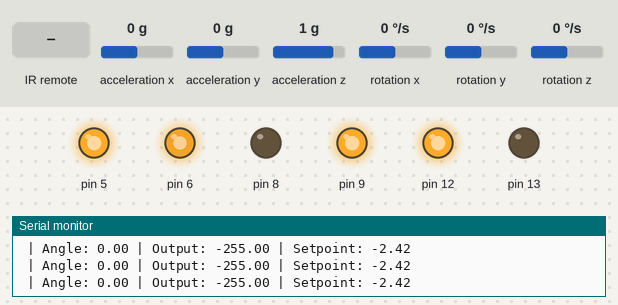
A sketch run on a simulated Arduino Uno, built with avr-gcc and run on an emulated ATmega328P. Parts: output pins drawn as LEDs (lit = HIGH), the last lines printed to the serial monitor. The test bench sets the inputs (shaded band); at power-on: acceleration y 0 g, acceleration x 0 g, acceleration z 1 g, rotation x 0 °/s, rotation y 0 °/s, rotation z 0 °/s.

Above: at 3.2 s.
3.3 s: acceleration y set to -1.4 g
At 4.4 s:
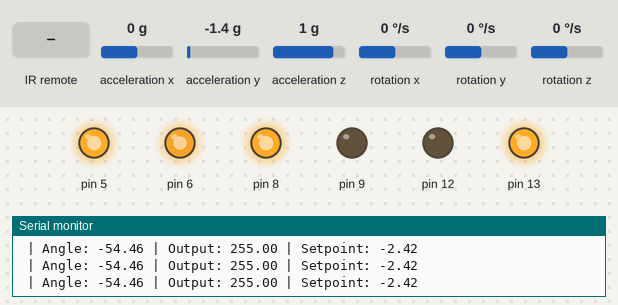
4.8 s: acceleration y set to 0 g
At 5.26 s:
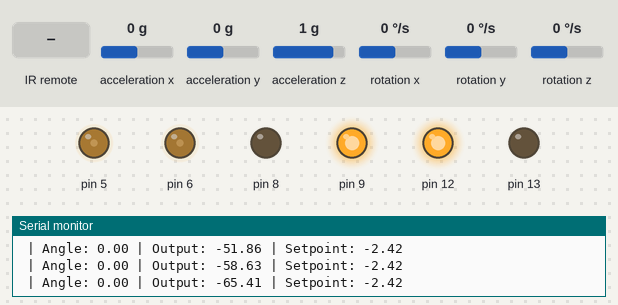
7.1 s: infrared code 0xFFFFFFFF received
10.1 s: infrared code 0xFF18E7 received
13.1 s: infrared code 0xFF10EF received
At 14.2 s:
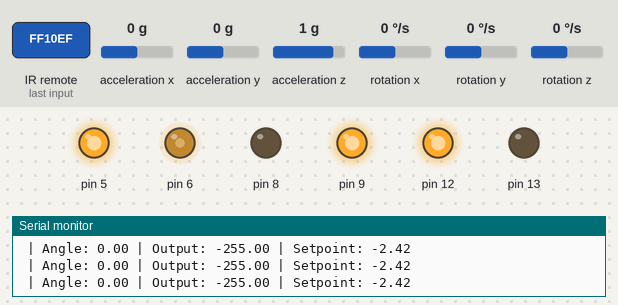
14.6 s: acceleration y set to -0.8 g
At 14.9 s:
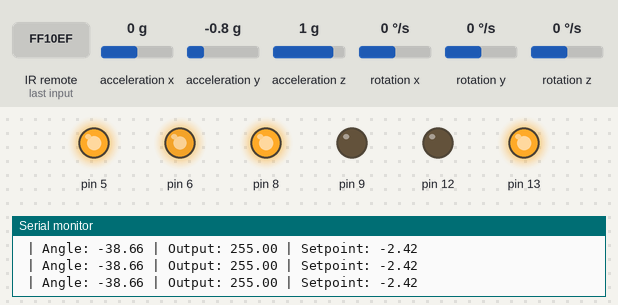
Timing chart, 0 to 17.1 s (numbered marks = the images above; inputs shaded):
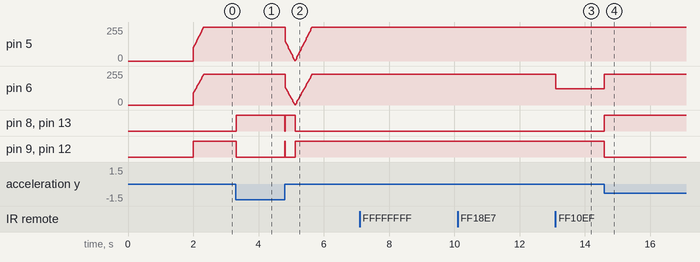

Measured:
- after the input at 3.3 s, pin 8, pin 13: LOW → HIGH at once; pin 9, pin 12: HIGH → LOW at once
- after the input at 4.8 s, pin 8, pin 13: HIGH → LOW at once, → HIGH 0.01 s later, → LOW 0.30 s later; pin 9, pin 12: LOW → HIGH at once, → LOW 0.01 s later, → HIGH 0.30 s later
- after the input at 13.1 s, pin 6: 229/255 → 121/255 at once
- after the input at 14.6 s, pin 6: 121/255 → 229/255 at once; pin 8, pin 13: LOW → HIGH at once; pin 9, pin 12: HIGH → LOW at once

The sketch:

main.ino
```cpp
#include <Wire.h>
#include <MPU6050_tockn.h>
#include <PID_v1.h>
#include "motorcontrol.h"
#include "IRController.h"

#define MIN_ABS_SPEED_A 0
#define MIN_ABS_SPEED_B 0

#define IN1 8
#define IN2 9
#define ENA 6
#define ENB 5
#define IN3 13
#define IN4 12

MPU6050 mpu6050(Wire);
IRController ir(3);

double originalSetpoint = -2.42;
double input, output, setpoint = originalSetpoint;
double Kp = 40;
double Ki = 280;
double Kd = 0.3;

double speedOffset = 0, trunOffset = 0, realOutput;

PID pid(&input, &output, &setpoint, Kp, Ki, Kd, DIRECT);

motorcontrol my_motor(ENA, IN1, IN2, ENB, IN3, IN4, 0.9, 1.0);  // SpeedFactorA, SpeedFactorB

unsigned long commandTimeout = 100;  // สำหรับเข็คว่ามี IRcommand ไหมใน 0.2 วิ

double x_offset = -3.47, y_offset = 0.98, z_offset = -1.44;

void setup() {
  Serial.begin(115200);
  Wire.begin();
  mpu6050.begin();
  mpu6050.setGyroOffsets(x_offset, y_offset, z_offset);
  // mpu6050.calcGyroOffsets(true);  // วางหุ่นยนต์นิ่งบนพื้นราบ แล้วเรียกฟังก์ชันนี้


  my_motor.begin();

  pid.SetMode(AUTOMATIC);
  pid.SetSampleTime(10);
  pid.SetOutputLimits(-255, 255);

  ir.begin();
  Serial.println("Ready!");
  delay(2000);
}

void loop() {
  // อ่านข้อมูลจากเซนเซอร์
  mpu6050.update();
  input = mpu6050.getAngleX();

  // if (input > originalSetpoint + 10 || input < originalSetpoint-10) {
  //    input = originalSetpoint;
  // }

  // คำนวณค่า PID
  pid.Compute();

  unsigned long now = millis();

  if (ir.available()) {
      IRCommand cmd = ir.getCommand();
      ir.resume();
      ir.updateLastCommandTime();

      switch (cmd) {
          case IRCommand::Forward:
              // เดินหน้า
              if (setpoint < originalSetpoint + 6)
                setpoint += 6;
              break;

          case IRCommand::Backward:
              // ถอยหลัง
              if (setpoint > originalSetpoint - 7.4)
                setpoint -= 7.4;
              break;

          case IRCommand::Left:
              // เลี้ยวซ้าย
              // my_motor.turnLeft(255);
              trunOffset = -120;
              break;

          case IRCommand::Right:
              // เลี้ยวขวา
              // my_motor.turnRight(255);
              trunOffset = 120;
              break;

          // case IRCommand::Boot:
          //     // ถอยหลัง
          //     if (setpoint > originalSetpoint + 10)
          //       setpoint += 10;
          //     break;

          default:
              break;
      }
  }

  // กลับสู่สภาวะ Default ถ้าไม่มีคำสั่ง IR มานานเกินไป
  if (now - ir.getLastCommandTime() > commandTimeout) {
     setpoint = originalSetpoint;
     trunOffset = 0;
  }
  my_motor.move(output, speedOffset, trunOffset, MIN_ABS_SPEED_A, MIN_ABS_SPEED_B);

  // แสดงข้อมูลใน Serial Monitor
  Serial.print(" | Angle: ");
  Serial.print(input);
  Serial.print(" | Output: ");
  Serial.print(output);
  Serial.print(" | Setpoint: ");
  Serial.println(setpoint);
  delay(10);
}
```

IRController.cpp
```cpp
#include "IRController.h"

IRController::IRController(int recvPin) : irrecv(recvPin), lastCode(0), lastCommandTime(0) {}

void IRController::begin() {
    irrecv.enableIRIn();
}

bool IRController::available() {
    return irrecv.decode(&results);
}

IRCommand IRController::getCommand() {
    unsigned long code;

    if (results.value == 0xFFFFFFFF) {
        code = lastCode;
    } else {
        code = results.value;
        lastCode = code;
    }

    switch (code) {
        case 0xFF18E7: return IRCommand::Forward;
        case 0xFF4AB5: return IRCommand::Backward;
        case 0xFF10EF: return IRCommand::Left;
        case 0xFF5AA5: return IRCommand::Right;
        case 0xFFA25D: return IRCommand::Boot;
        default:       return IRCommand::None;
    }
}

void IRController::resume() {
    irrecv.resume();
}

void IRController::updateLastCommandTime() {
    lastCommandTime = millis();
}

unsigned long IRController::getLastCommandTime(){
    return lastCommandTime;
}
```

IRController.h
```cpp
#ifndef IRController_h
#define IRController_h

#include <IRremote.h>  // library สำหรับ IR

enum class IRCommand {
    None,
    Forward,
    Backward,
    Left,
    Right,
    Boot
};

class IRController {
public:
    IRController(int recvPin);
    void begin();

    bool available();                          // ตรวจว่ามีสัญญาณเข้ามาไหม
    IRCommand getCommand();                    // แปลงรหัสเป็นคำสั่ง
    void resume();                             // Resume IR receiver
    void updateLastCommandTime();              // อัปเดตเวลาคำสั่งล่าสุด
    unsigned long getLastCommandTime();        // ดึงเวลาล่าสุด

private:
    IRrecv irrecv;
    decode_results results;
    unsigned long lastCode;
    unsigned long lastCommandTime;
};


#endif
```

motorcontrol.cpp
```cpp
#include "motorcontrol.h"
#include "Arduino.h"


motorcontrol::motorcontrol(int ena, int in1, int in2, int enb, int in3, int in4, double motorAConst, double motorBConst){
    _motorAConst = motorAConst; // ตัวคูณความเร็วของมอเตอร์ A
    _motorBConst = motorBConst;

  _ena = ena;
  _in1 = in1;
  _in2 = in2;
  _enb = enb;
  _in3 = in3;
  _in4 = in4;
}

void motorcontrol::begin(){
  pinMode(_ena, OUTPUT);
  pinMode(_in1, OUTPUT);
  pinMode(_in2, OUTPUT);

  pinMode(_enb, OUTPUT);
  pinMode(_in3, OUTPUT);
  pinMode(_in4, OUTPUT);
}

void motorcontrol::_move(int speed, int minAbsSpeed, int bias)
{
    int direction = 1; // ตัวคูณถ้าไปหน้าเป็น + ถอยหลังเป็น -

    if (speed < 0)
    {
        direction = -1;
        speed = min(speed, -minAbsSpeed);
        speed = max(speed, -255);
    }
    else
    {
        speed = max(speed, minAbsSpeed);
        speed = min(speed, 255);
    }

    // ถ้าความเร็วเปลี่ยนไม่เยอะกับไม่มีการเลี้ยว ไม่ต้องสั่งมอเตอร์
    if (abs(speed - _currentSpeed) < 3 && bias == 0) return;

    int baseSpeed = abs(speed);
    int leftSpeed = baseSpeed + bias;
    int rightSpeed = baseSpeed - bias;

    leftSpeed = constrain(leftSpeed, 0, 255);
    rightSpeed = constrain(rightSpeed, 0, 255);

    digitalWrite(_in1, speed > 0 ? HIGH : LOW);
    digitalWrite(_in2, speed > 0 ? LOW : HIGH);
    digitalWrite(_in3, speed > 0 ? HIGH : LOW);
    digitalWrite(_in4, speed > 0 ? LOW : HIGH);

    analogWrite(_ena, leftSpeed * _motorAConst);
    analogWrite(_enb, rightSpeed * _motorBConst);

    _currentSpeed = direction * baseSpeed;
}


void motorcontrol::turnLeft(int speed)
{
    digitalWrite(_in1, HIGH);
    digitalWrite(_in2, LOW);
    digitalWrite(_in3, LOW);
    digitalWrite(_in4, HIGH);

    analogWrite(_ena, speed * _motorAConst);
    analogWrite(_enb, speed * _motorBConst);
}


void motorcontrol::turnRight(int speed)
{
    digitalWrite(_in1, LOW);
    digitalWrite(_in2, HIGH);
    digitalWrite(_in3, HIGH);
    digitalWrite(_in4, LOW);

    analogWrite(_ena, speed * _motorAConst);
    analogWrite(_enb, speed * _motorBConst);
}


void motorcontrol::move(double speed, double speedoffset, double turnOffset, int minAbsSpeedA, int minAbsSpeedB)
{
    int controlSpeed = speed + speedoffset;
    int bias = turnOffset;

    // Combine or use either minAbsSpeedA/B as needed, or pass both to a new _move()
    int minAbsSpeed = max(minAbsSpeedA, minAbsSpeedB); // simple approach

    _move(controlSpeed, minAbsSpeed, bias);
}


void motorcontrol::stop() {
    digitalWrite(_in1, HIGH);
    digitalWrite(_in2, HIGH);
    digitalWrite(_in3, HIGH);
    digitalWrite(_in4, HIGH);
    analogWrite(_ena, 0);
    analogWrite(_enb, 0);
    _currentSpeed = 0;
}
```

motorcontrol.h
```cpp
#ifndef motorcontrol_h
#define motorcontrol_h


#include "Arduino.h"


class motorcontrol
{
protected:
    int _ena, _in1, _in2, _enb, _in3, _in4;
    int _currentSpeed;
    double _motorAConst, _motorBConst;
    void _move(int speed, int minAbsSpeed, int bias = 0);
public:
    motorcontrol(int ena, int in1, int in2, int enb, int in3, int in4, double motorAConst, double motorBConst);
    void begin();
    void stop();
    void turnLeft(int speed);
    void turnRight(int speed);
    void move(double speed, double speedoffset, double turnOffset, int minAbsSpeedA, int minAbsSpeedB);

};


#endif // motorcontrol_h
```
